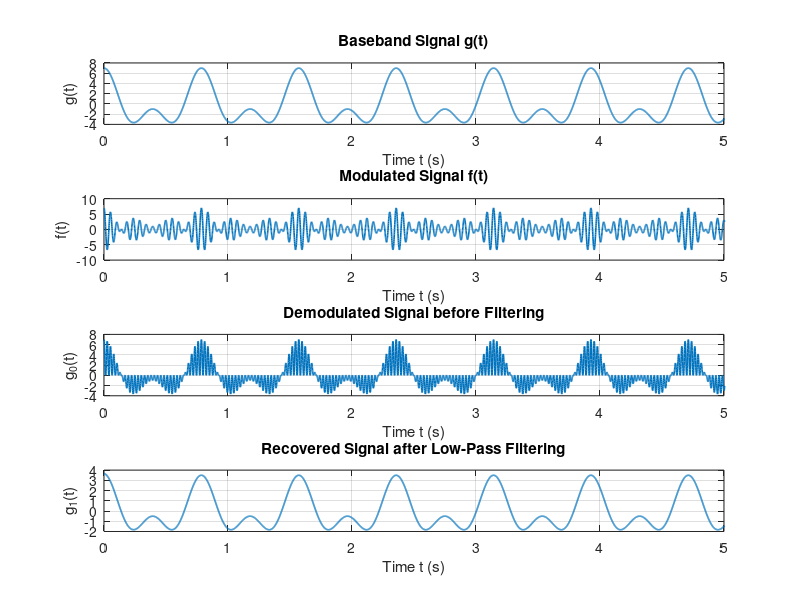
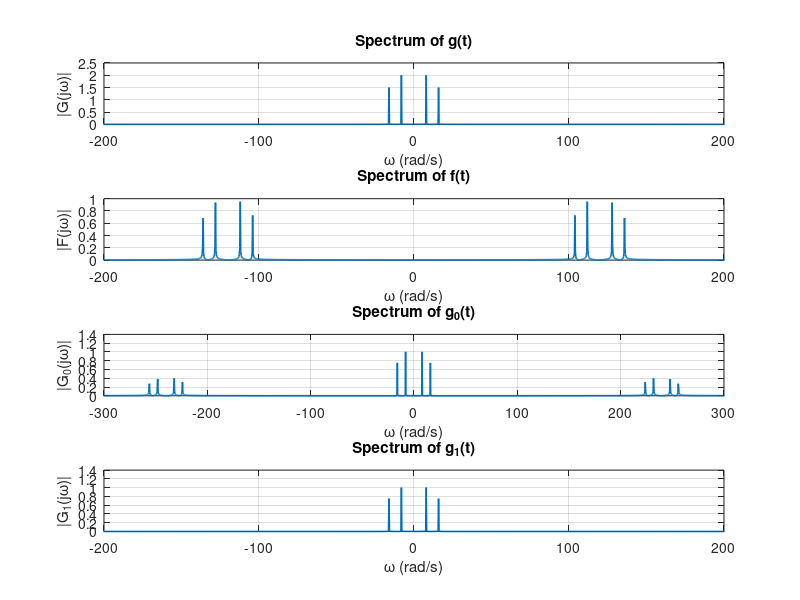

The MATLAB source for these figures, in order:
clc;
clear;
close all;

%% ===============================
% Parameters
%% ===============================

fs = 1000;              % Sampling frequency
dt = 1/fs;              % Sampling interval
t = 0:dt:22;            % Time vector

N = length(t);          % Number of samples

%% ===============================
% Signals
%% ===============================

% Baseband signal
g = 4*cos(8*t) + 3*cos(16*t);

% Carrier signal
c = cos(120*t);

% AM-DSB-SC modulated signal
f = g .* c;

% Coherent demodulated signal before filtering
g0 = f .* c;

%% ===============================
% Ideal low-pass filtering in frequency domain
%% ===============================

% FFT of g0
G0 = fft(g0);

% Shift zero frequency to center
G0_shift = fftshift(G0);

% Frequency axis in Hz
freq = (-N/2:N/2-1) * (fs/N);

% Convert frequency axis to rad/s
omega = 2*pi*freq;

% Ideal low-pass filter
H = double(abs(omega) < 25);

% Apply filter
G1_shift = G0_shift .* H;

% Shift back and inverse FFT
G1 = ifftshift(G1_shift);

g1 = real(ifft(G1));

%% ===============================
% Time-domain waveforms
%% ===============================

figure;

subplot(4,1,1);
plot(t, g, 'LineWidth', 1.2);
grid on;
xlabel('Time t (s)');
ylabel('g(t)');
title('Baseband Signal g(t)');
xlim([0 5]);

subplot(4,1,2);
plot(t, f, 'LineWidth', 1.2);
grid on;
xlabel('Time t (s)');
ylabel('f(t)');
title('Modulated Signal f(t)');
xlim([0 5]);

subplot(4,1,3);
plot(t, g0, 'LineWidth', 1.2);
grid on;
xlabel('Time t (s)');
ylabel('g_0(t)');
title('Demodulated Signal before Filtering');
xlim([0 5]);

subplot(4,1,4);
plot(t, g1, 'LineWidth', 1.2);
grid on;
xlabel('Time t (s)');
ylabel('g_1(t)');
title('Recovered Signal after Low-Pass Filtering');
xlim([0 5]);

%% ===============================
% Frequency spectra
%% ===============================

G = fftshift(fft(g));
F = fftshift(fft(f));
G0_plot = fftshift(fft(g0));
G1_plot = fftshift(fft(g1));

% Normalize spectra
G_mag = abs(G)/N;
F_mag = abs(F)/N;
G0_mag = abs(G0_plot)/N;
G1_mag = abs(G1_plot)/N;

figure;

subplot(4,1,1);
plot(omega, G_mag, 'LineWidth', 1.2);
grid on;
xlabel('\omega (rad/s)');
ylabel('|G(j\omega)|');
title('Spectrum of g(t)');
xlim([-200 200]);

subplot(4,1,2);
plot(omega, F_mag, 'LineWidth', 1.2);
grid on;
xlabel('\omega (rad/s)');
ylabel('|F(j\omega)|');
title('Spectrum of f(t)');
xlim([-200 200]);

subplot(4,1,3);
plot(omega, G0_mag, 'LineWidth', 1.2);
grid on;
xlabel('\omega (rad/s)');
ylabel('|G_0(j\omega)|');
title('Spectrum of g_0(t)');
xlim([-300 300]);

subplot(4,1,4);
plot(omega, G1_mag, 'LineWidth', 1.2);
grid on;
xlabel('\omega (rad/s)');
ylabel('|G_1(j\omega)|');
title('Spectrum of g_1(t)');
xlim([-200 200]);
